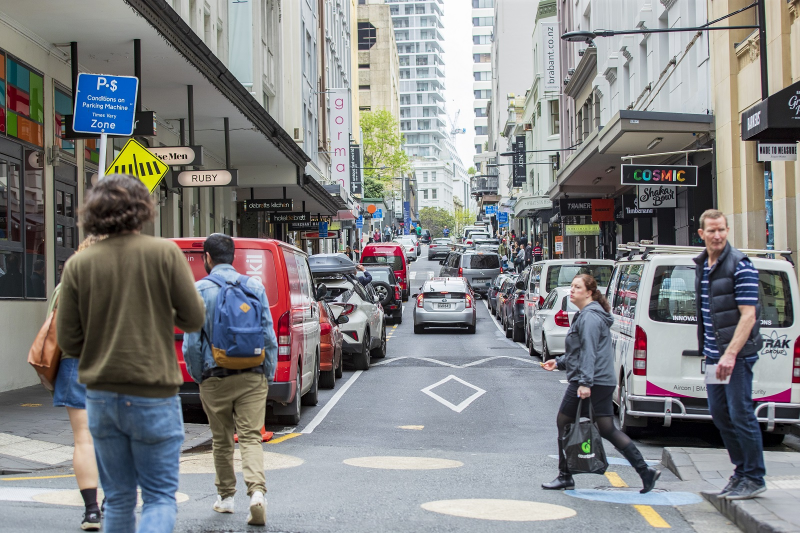
#> input picture second/img.jpg, 1600 x 1066 px (shown at 1/2 size); its folder holds only this picture in this run
$ python second1.py
#> lines starting #> are read from the running program, lines starting #| are printed output that depends on the picture; after the words box and inside, x2 and y2 are one past the last pixel; in counts of white or black regions, pixels touching at a corner belong together
import cv2
import glob as glob
import os

hog = cv2.HOGDescriptor()
hog.setSVMDetector(cv2.HOGDescriptor_getDefaultPeopleDetector())

image_paths = glob.glob('second/*.jpg')
for image_path in image_paths:
    image_name = image_path.split(os.path.sep)[-1]
    image = cv2.imread(image_path)
#> image is the input picture: shape (1066, 1600, 3); mean B, G, R 132.5, 131.8, 131.4

    # keep a minimum image size for accurate predictions
    if image.shape[1] < 400:  # if image width < 400
        (height, width) = image.shape[:2]
        ratio = width / float(width)  # find the width to height ratio
        image = cv2.resize(image, (400, width * ratio))  # resize the image according to the width to height ratio
    img_gray = cv2.cvtColor(image, cv2.COLOR_BGR2GRAY)
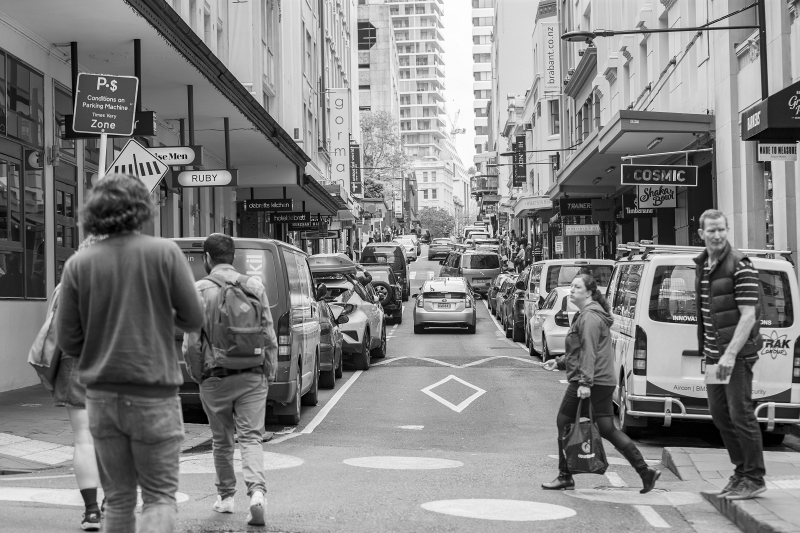
#> img_gray: shape (1066, 1600) (shown at 1/2 size); min 0, max 255, mean 131.7
    rects, weights = hog.detectMultiScale(img_gray, winStride=(4, 4), scale=1.03)
#> rects = [[1044, 128, 66, 132], [326, 660, 65, 130], [1136, 582, 91, 182], [1127, 755, 89, 178], [304, 454, 108, 216], [1428, 577, 134, 269], [46, 502, 179, 358], [1064, 486, 264, 529], [158, 217, 316, 632]]; weights = [0.577, 0.0936, 0.685, 0.683, 0.145, 1.03, 0.211, 0.753, 0.185]
    for i, (x, y, w, h) in enumerate(rects):
        if weights[i] < 0.13:
            continue
        elif weights[i] < 0.3 and weights[i] > 0.13:
            cv2.rectangle(image, (x, y), (x + w, y + h), (0, 0, 255), 2)
        if weights[i] < 0.7 and weights[i] > 0.3:
            cv2.rectangle(image, (x, y), (x + w, y + h), (50, 122, 255), 2)
        if weights[i] > 0.7:
            cv2.rectangle(image, (x, y), (x + w, y + h), (0, 255, 0), 2)
#> this loop made 9 passes
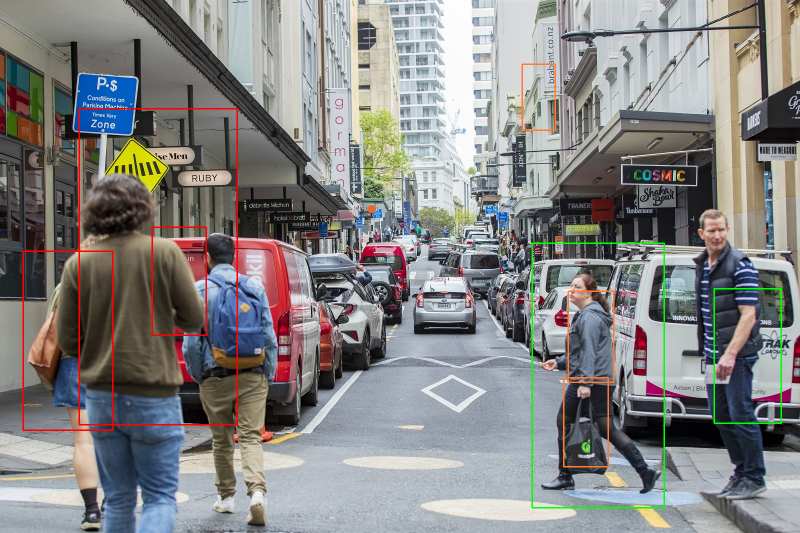
#> image: shape (1066, 1600, 3) (shown at 1/2 size); 1.31% of pixels changed, all inside (x1, y1, x2, y2) = (45, 127, 1564, 1017)
    cv2.imshow('HOG detection', image)
    cv2.waitKey(0)
